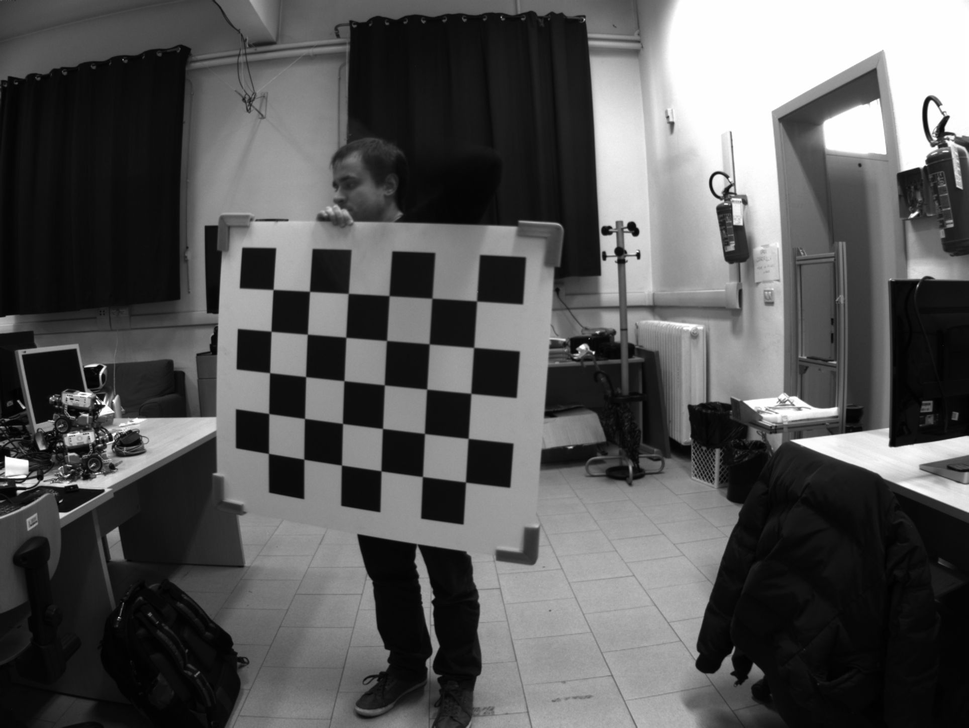
//> input picture data/checkerboard_images/0000_color.png, 969 x 728 px, shrunk from 1928 x 1448 before the run; its folder holds only this picture in this run
$ ./main   (built with g++ and OpenCV 4)
//> lines starting //> are read from the running program, lines starting //| are printed output that depends on the picture
// Lab 2: 26/03/2021 - Camera calibration

#include <iostream>
#include <opencv2/core.hpp>
#include <opencv2/imgproc.hpp>
#include <opencv2/highgui.hpp>
#include <opencv2/calib3d.hpp>

using namespace std;
using namespace cv;


int main(int argc, char const **argv) {

	// Importing all images path in a vector
	vector<Mat> img;
	vector<String> img_path;
	glob("../data/checkerboard_images/*.png", img_path, false);
	size_t img_count = img_path.size();
	cout << "A total of " << img_count << " images has been found!" << endl;

	// defining the vector of 2D corners coordinates for each and all images
	vector<vector<Point2f>> imgCornersPts;
	vector<Point2f> corners;
	// number of conrer in the checher board
	Size patternsize(5,6);

	vector<Point3f> objCorners;
	vector<vector<Point3f>> objCornersPoints;
	for (int i(0); i < patternsize.height; i++) {
		for (int j(0); j < patternsize.width; j++) {
			objCorners.push_back(Point3f(j*0.11,i*0.11,0));
		}
	}

	for (size_t i = 0; i < img_count; i++) {
		cout << "Looking for chessboard in image " << i+1 << " of " << img_count << "...";
		img.push_back(imread(img_path[i], IMREAD_GRAYSCALE));
//> img[0] is the input picture: 728 rows x 969 cols, CV_8UC1; min 0, max 255, mean 86.7
		bool patternfound = findChessboardCorners(img[i], patternsize, corners);
//> corners = 30 Points (x, y), first 12: [476.6, 301], [473.6, 347.5], [470.8, 393.4], [468.2, 438.4], [465.5, 482], [432, 298.3], [429.3, 343.9], [426.7, 389.1], [424.5, 433.5], [422.5, 476.5], [389, 295.6], [386.6, 340.5]; patternfound = true
		if (patternfound) {
			// Refining corners pixel coordinates
			cornerSubPix(img[i], corners, Size(11,11), Size(-1,-1), TermCriteria( TermCriteria::EPS+TermCriteria::COUNT, 30, 0.0001));
//> corners = 30 Points (x, y), first 12: [476.6, 301], [473.6, 347.4], [470.8, 393.4], [468.1, 438.4], [465.5, 482.1], [431.9, 298.2], [429.2, 343.9], [426.6, 389.1], [424.4, 433.5], [422.4, 476.5], [389, 295.6], [386.4, 340.5]

			imgCornersPts.push_back(corners);
//> imgCornersPts = 1 point lists
			objCornersPoints.push_back(objCorners);

			cout << " success!" << endl;
		}
		else {
			cout << "fail!" << endl;
		}
	}

	Mat cameraMatrix, distCoeffs, stdInt, stdExt, perViewErrors;
	vector<Mat> Rv, Tv;

	cout << "Calibrating camera..." << endl;
	calibrateCamera(objCornersPoints, imgCornersPts, Size(img[0].cols, img[0].rows), cameraMatrix, distCoeffs, Rv, Tv, stdInt, stdExt, perViewErrors);
//> cameraMatrix = [[550.4, 0, 486], [0, 554.3, 333.8], [0, 0, 1]]; distCoeffs = [-0.268, 0.303, 0.00468, 0.00225, -0.502]; stdInt = 18 values, max 138.4 at index 1, min 0 at index 9, mean 17.02; stdExt = [0.0436, 0.0232, 0.00188, 0.0452, 0.0208, 0.326]; perViewErrors = [0.0362]
	cout << "Done!" << endl;

	cout << "cameraMatrix : \n" << cameraMatrix << endl;
//| cameraMatrix :
//| [550.3653456904515, 0, 486.0051204307272;
//|  0, 554.3077782337321, 333.8378200206391;
//|  0, 0, 1]
	cout << "distCoeffs : \n" << distCoeffs << endl;
//| distCoeffs :
//| [-0.2678544467341246, 0.3026709285501854, 0.004682236731846447, 0.002253736475911419, -0.5018886214851213]
	cout << "Rotation vector : \n" << Rv[0] << endl;
//| Rotation vector :
//| [0.173802449018028;
//|  0.09032638057378369;
//|  1.635271409610388]
	cout << "Translation vector : \n" << Tv[0] << endl;
//| Translation vector :
//| [-0.02237115798019295;
//|  -0.07749542093311849;
//|  1.303639800226137]
	//cout << "SD Intrinsic : \n" << stdInt << endl;
	//cout << "SD Extrinsic : \n" << stdExt << endl;
	//cout << "RMS reprojection errors : \n" << perViewErrors << endl;

	vector<Point2f> projPoints;
	vector<double> ProjError;
	for (int i(0); i < img_count; i++) {
		projectPoints(objCorners, Rv[i], Tv[i], cameraMatrix, distCoeffs, projPoints);
		ProjError.push_back(norm(projPoints, imgCornersPts[i]));
	}
//> after the loop, projPoints = 30 Points (x, y), first 12: [476.6, 300.9], [473.6, 347.4], [470.8, 393.4], [468.1, 438.4], [465.5, 482.1], [431.9, 298.2], [429.2, 343.9], [426.7, 389.1], [424.4, 433.5], [422.4, 476.6], [389, 295.7], [386.5, 340.5]

	int best_image = min_element(ProjError.begin(),ProjError.end()) - ProjError.begin();
//> best_image = 0
	int worst_image = max_element(ProjError.begin(),ProjError.end()) - ProjError.begin();
//> worst_image = 0

	cout << "The best image is located at : " << img_path[best_image] << endl;
//| The best image is located at : src/../data/checkerboard_images/0000_color.png
	cout << "The worst image is located at : " << img_path[worst_image] << endl;
//| The worst image is located at : src/../data/checkerboard_images/0000_color.png

	Mat distortedImg = imread("../data/test_image.png");
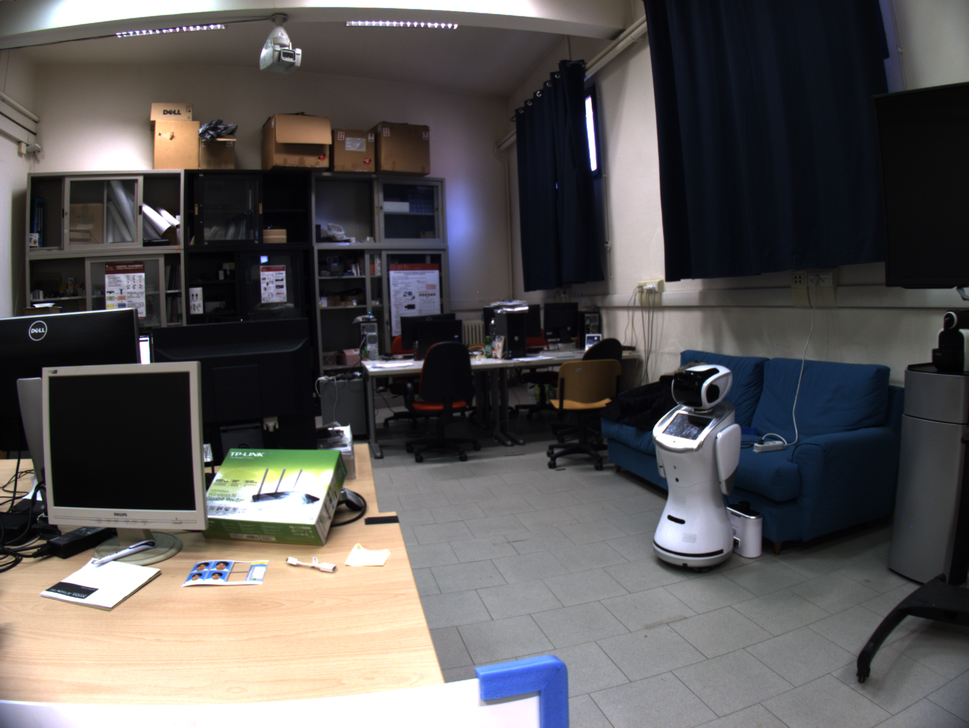
//> input picture data/test_image.png, 969 x 728 px, shrunk from 1928 x 1448 before the run
//> distortedImg is the input picture: 728 rows x 969 cols, CV_8UC3; mean B, G, R 86.2, 86.8, 89.8
	Mat undistortedImg;

	cout << "Undistorting image... " << endl;

	Mat map1, map2;
	initUndistortRectifyMap(cameraMatrix, distCoeffs, Mat(), cameraMatrix, Size(distortedImg.cols, distortedImg.rows), CV_32FC1, map1, map2);
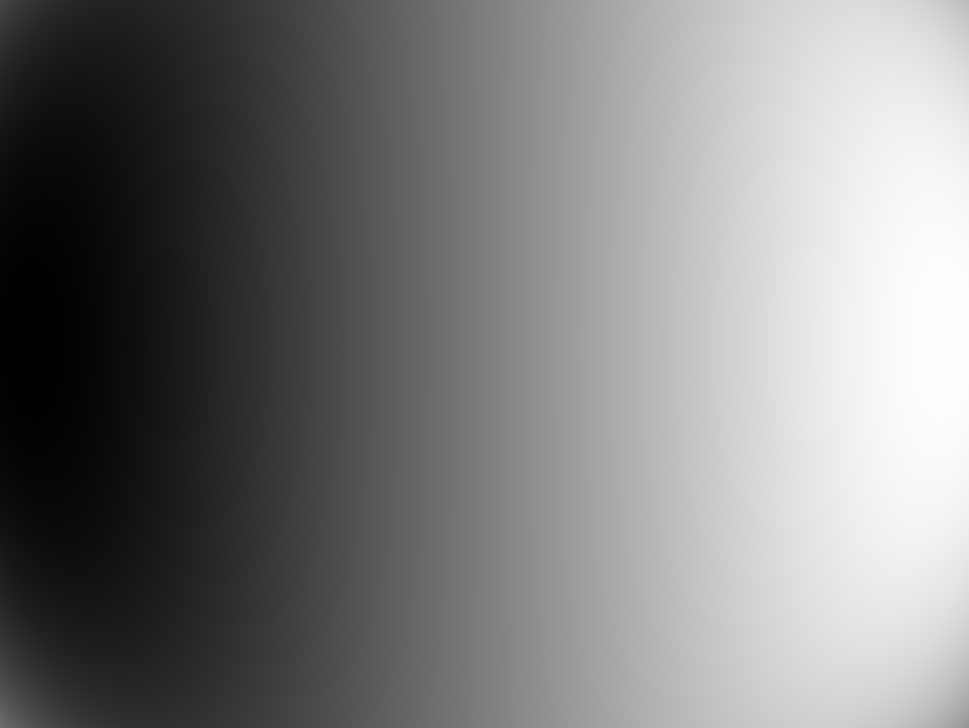
//> map1: 728 rows x 969 cols, CV_32FC1; min 125.4, max 851.8, mean 486; drawn with min black and max white
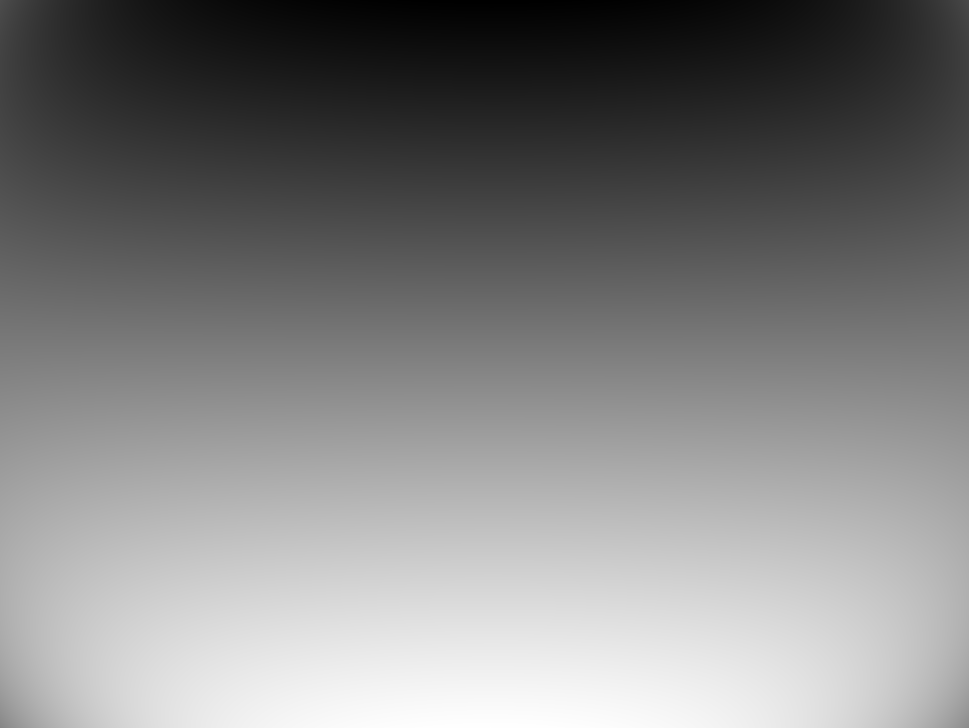
//> map2: 728 rows x 969 cols, CV_32FC1; min 29.95, max 682.9, mean 357.8; drawn with min black and max white
	remap(distortedImg, undistortedImg, map1, map2, INTER_CUBIC);
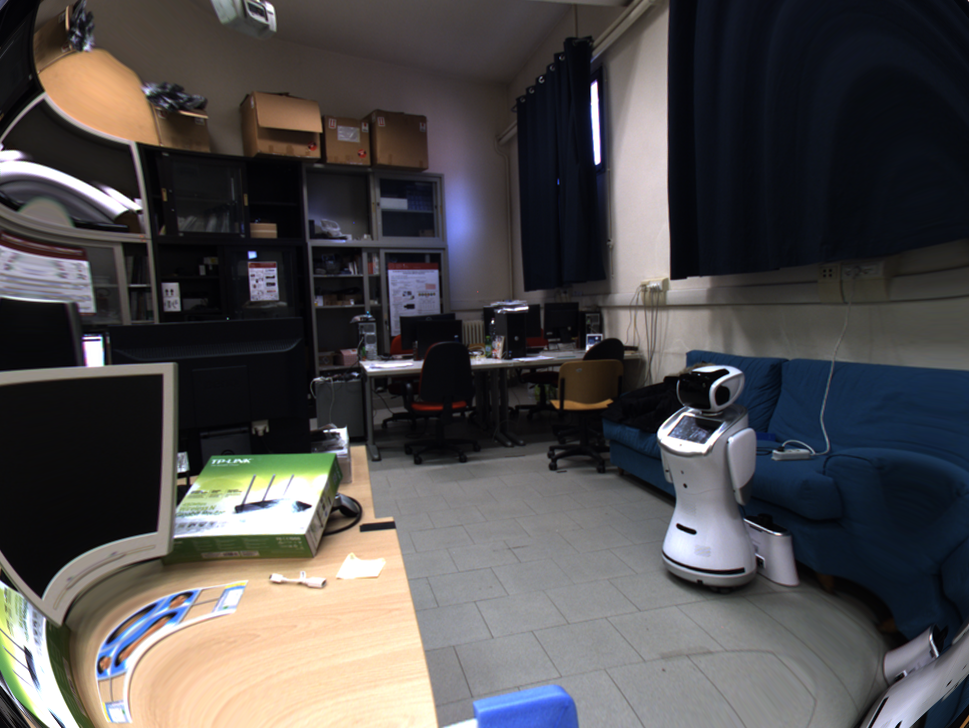
//> undistortedImg: 728 rows x 969 cols, CV_8UC3; mean B, G, R 77.8, 77.5, 79.9

	namedWindow("Original", WINDOW_NORMAL);
	imshow("Original", distortedImg);
	namedWindow("Undistorted", WINDOW_NORMAL);
	imshow("Undistorted",undistortedImg);
	imwrite("../data/undistorted_image.png", undistortedImg);

	cout << "Press any key to quit!" << endl;
	waitKey(0);

  return 0;
}
